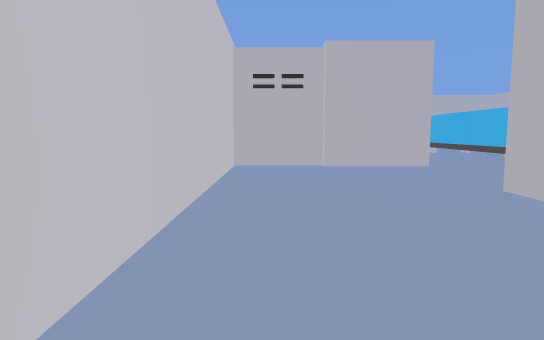
[1] (above)

24 first-person views from a walk through a Unity game level. The camera is 1.2 m above the floor, tilts 6° down and sees 75° across. The floor is counted in squares, 2 m on a side. Each view is taken from the middle of a square. On the plan, view 1 faces up. The plan holds only what a view shows up to about 10 squares ahead; the rest is blank. The player character is not drawn. Some animated figures are not drawn. Some surface patterns are stand-ins.

[2]
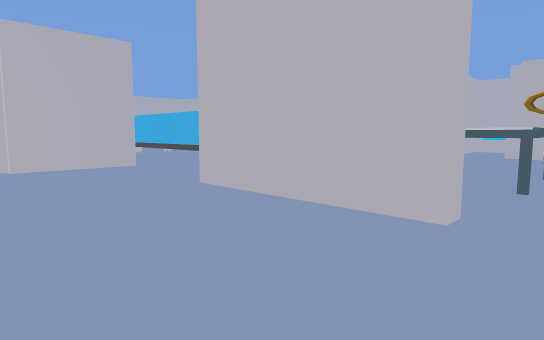

[3]
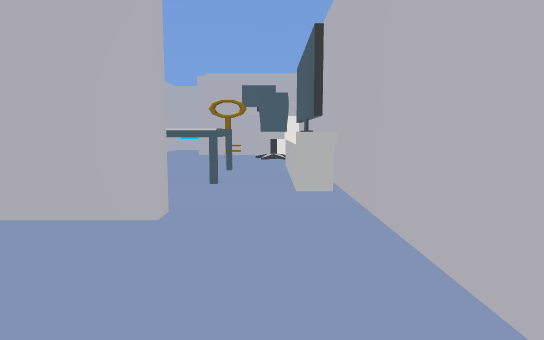

[4]
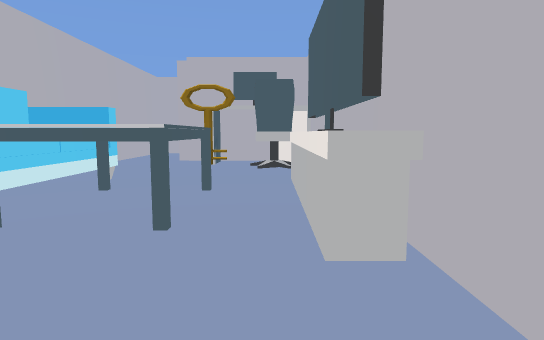

[5]
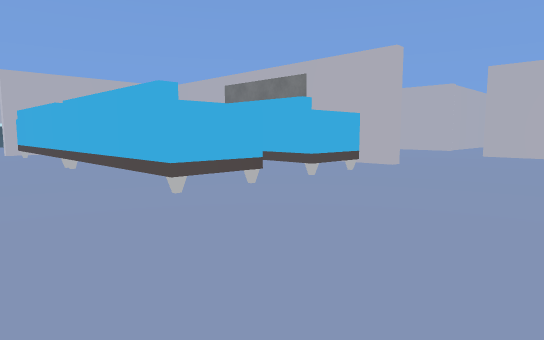

[6]
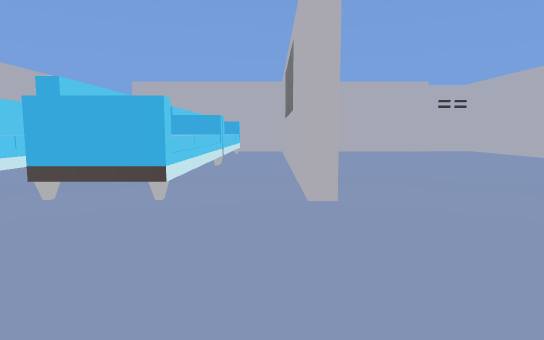

[7]
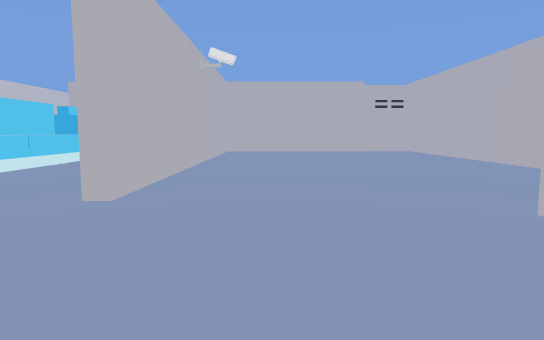

[8]
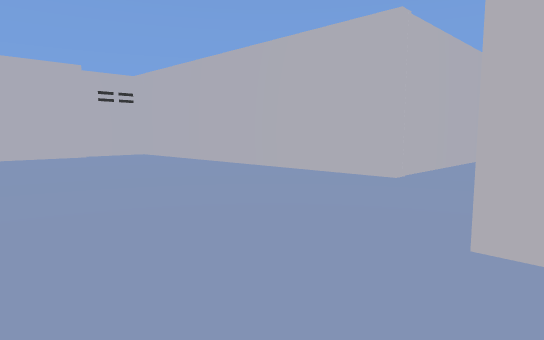

[9]
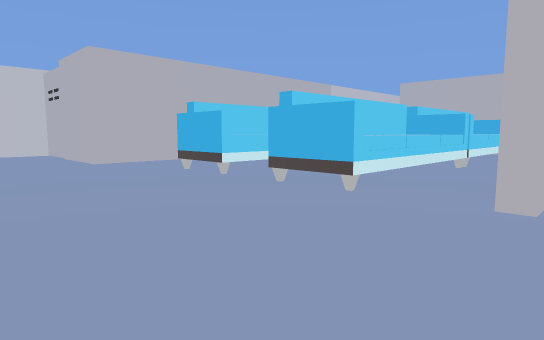

[10]
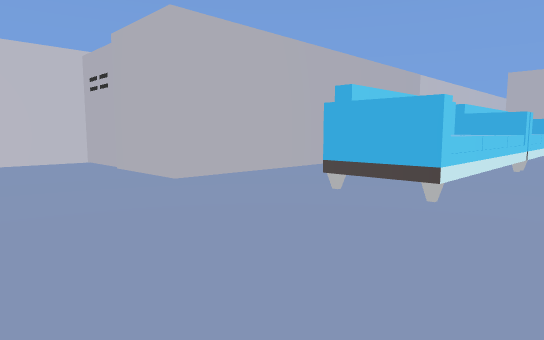

[11]
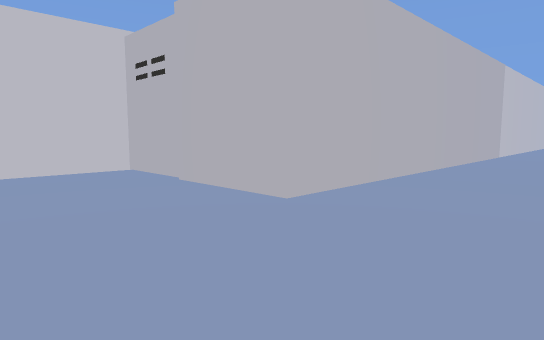

[12]
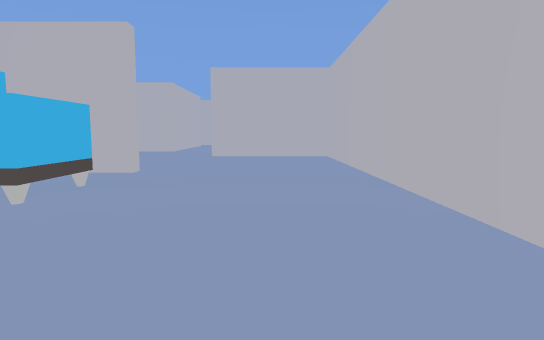

[13]
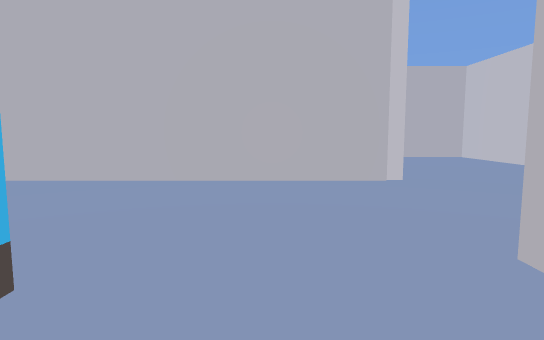

[14]
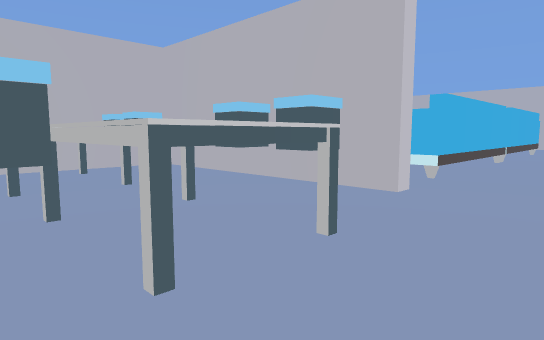

[15]
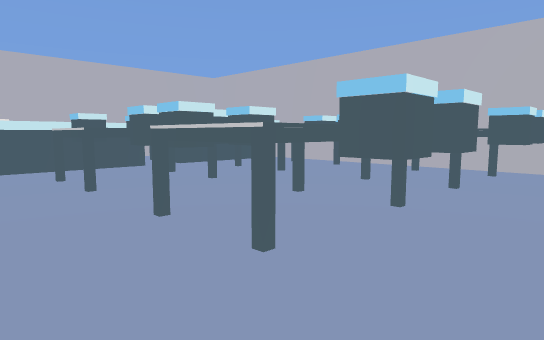

[16]
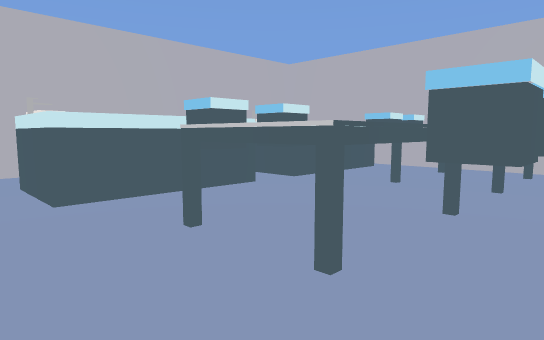

[17]
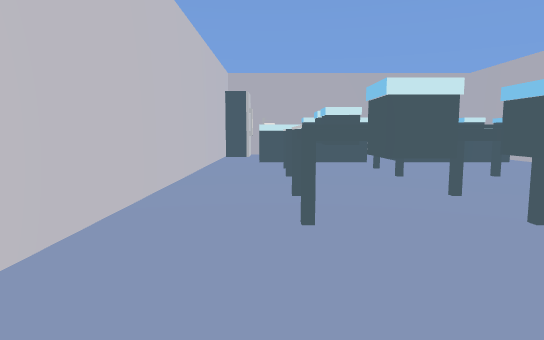

[18]
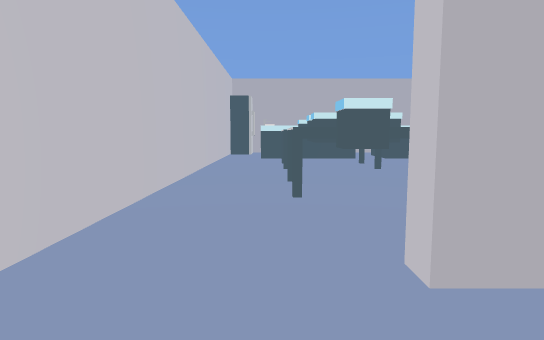

[19]
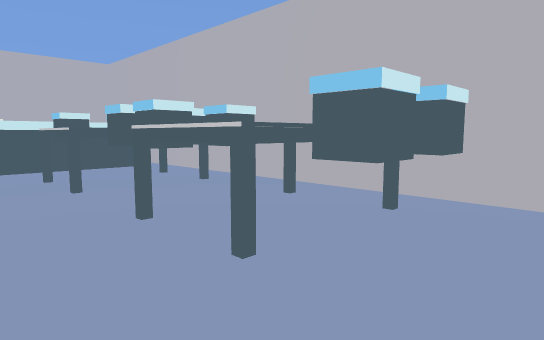

[20]
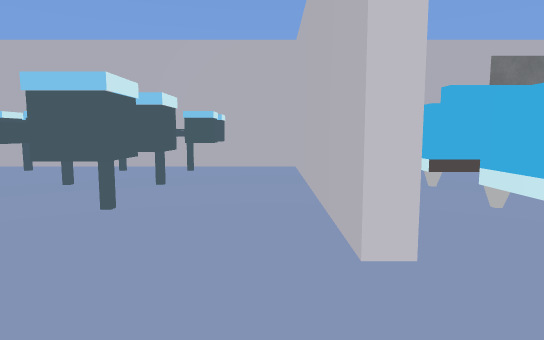

[21]
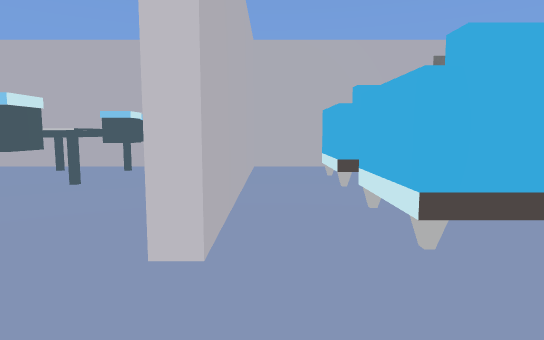

[22]
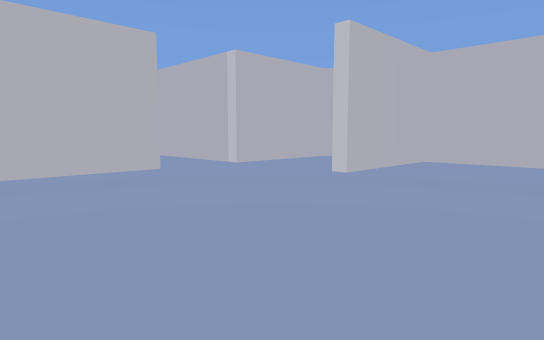

[23]
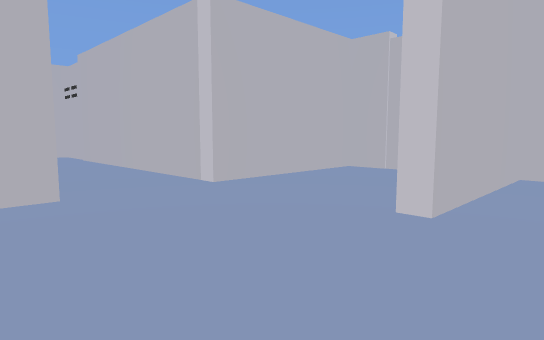

[24]
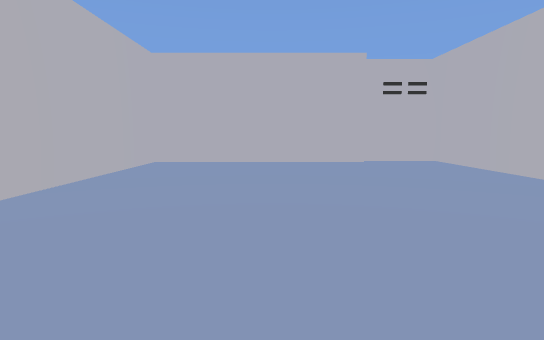

### Floor plan
Points are (right, up) in squares from view 1. A wall is a line through its corners. A room is listed if a view was taken in it or the views show most of it. See-through windows are left out.
Room 1 (views 1, 2, 3, 4)
walls: (2.4, 0.8) (2.4, 2.8); (-0.7, 2.5) (-0.7, -0.7) (2.5, -0.7)
ways out: opening at (0.5, 1.5) to room 2; opening at (2, 0) to room 2
Room 2 (views 5, 6, 7, 8, 9, 10, 11, 12, 13, 18, 22, 23, 24)
walls: (9.3, 7) (9.3, 15.3) (4.5, 15.3); (9.6, 15.2) (9.6, 7); (15.5, 12.4) (15.5, 15.3) (14.4, 15.3); (2.8, 14.4) (2.8, 7.4); (17.5, 8.1) (15.5, 8.1) (15.5, 10.5); (6.4, 3.6) (12.9, 3.6) (12.9, 6.6); (15.5, 4.6) (15.5, 6.5) (17.4, 6.5); (1.6, 6.4) (-0.7, 6.4) (-0.7, 2.5); (9.5, 0.4) (9.5, 2); (3.8, -0.5) (5.1, -0.5); (2.5, -0.7) (8.9, -0.7)
ways out: opening at (0.5, 1.5) to room 1; opening at (2, 0) to room 1; opening at (3.5, 15) to room 3; opening at (16.5, 7) to room 4; opening at (14.5, 5.5); gap at (10, 2)
objects: other object (3, 3) to (6, 3); other object (4, 0) to (6, 0); other object (4, 1) to (6, 2); other object (5, 7) to (6, 10); other object (5, 11) to (6, 14); key (7, 1); other object (7, 7) to (8, 10); other object (7, 11) to (8, 14); other object (8, 0); other object (9, 0) to (9, 1)
Room 3 (views 14, 15, 16, 17, 19, 20, 21)
walls: (4.5, 15.6) (9.3, 15.6) (9.3, 23.9); (2.8, 22.9) (2.8, 14.4); (9.2, 24.7) (3.4, 24.7)
ways out: opening at (3.5, 15) to room 2
objects: other object (3, 24); other object (4, 22) to (6, 23); other object (5, 17); other object (5, 18); other object (5, 19); other object (5, 20); other object (5, 21); other object (7, 18) to (9, 18); other object (7, 20); other object (7, 21); other object (7, 22) to (8, 23); other object (8, 17); other object (8, 19); other object (8, 20); other object (8, 21) to (8, 22)
Room 4 (no view inside)
walls: (19, 8.1) (17.5, 8.1); (17.4, 6.5) (20.6, 6.5)
ways out: opening at (16.5, 7) to room 2; opening at (19.5, 7)

Where each view was taken, in squares from view 1:
view 1: 0 up, 0 right, facing up
view 2: 0 up, 0 right, facing up-right
view 3: 0 up, 0 right, facing right
view 4: 0 up, 2 right, facing right
view 5: 4 up, 3 right, facing up-right
view 6: 4 up, 9 right, facing up
view 7: 4 up, 11 right, facing up
view 8: 6 up, 11 right, facing up-right
view 9: 4 up, 10 right, facing up-left
view 10: 4 up, 7 right, facing up-left
view 11: 4 up, 5 right, facing up-left
view 12: 5 up, 4 right, facing right
view 13: 8 up, 4 right, facing down
view 14: 19 up, 3 right, facing down-right
view 15: 16 up, 3 right, facing up-right
view 16: 19 up, 3 right, facing up-right
view 17: 15 up, 4 right, facing up
view 18: 14 up, 4 right, facing up
view 19: 16 up, 6 right, facing up-right
view 20: 16 up, 3 right, facing right
view 21: 15 up, 3 right, facing right
view 22: 11 up, 10 right, facing down-right
view 23: 9 up, 12 right, facing down-right
view 24: 8 up, 12 right, facing up
